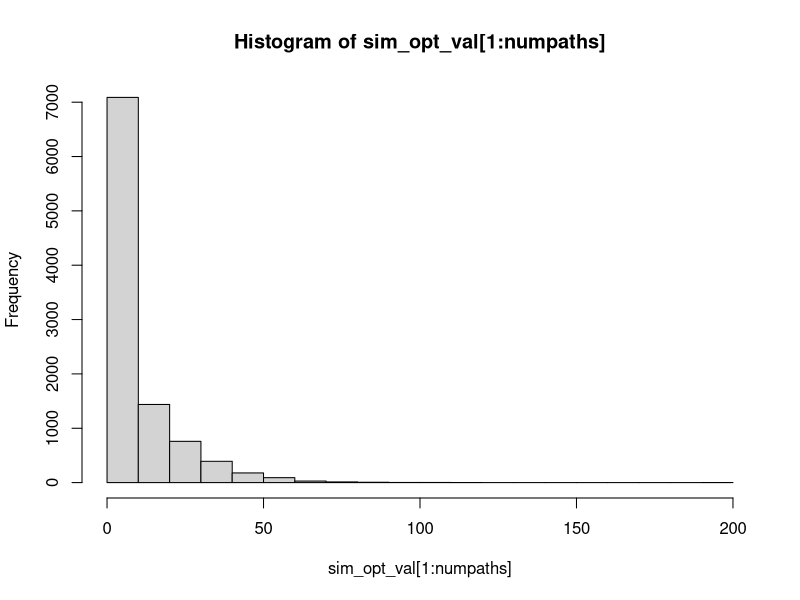
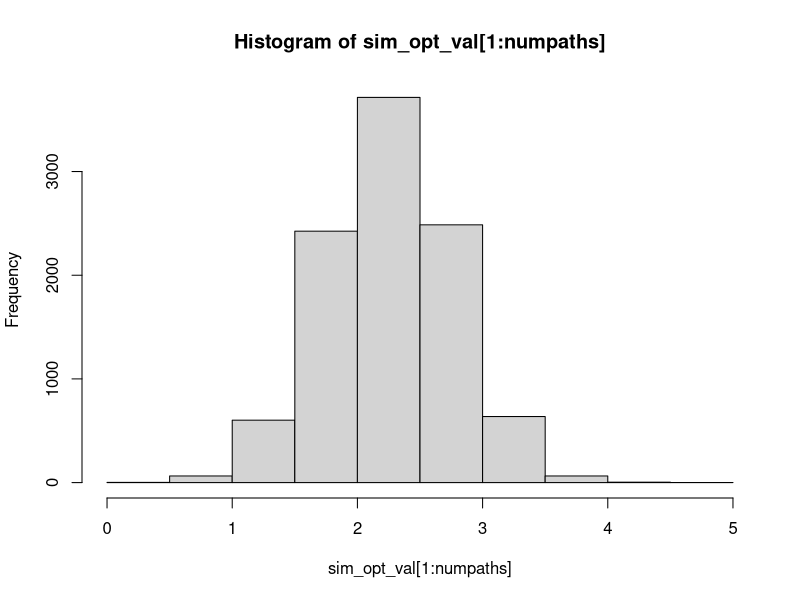

Here is the R script that generated these plots, in order:
## ---- chunk 1
#insert the functions which will be used later
#uniform
#norm
#b-s put
MYUNIFORM <- function(inputvar) {
  
  IM1<-2147483563
  IM2<-2147483399
  IA1<-40014
  IA2<-40692
  IQ1<-53668
  IQ2<-52774
  IR1<-12211
  IR2<-3791
  NTAB<-32
  EPS<-1.2e-7
  RNMX<-1.-EPS
  
  IMM1<-IM1-1
  NDIV<-as.integer(1+IMM1/NTAB)
  AM<-1.0/IM1
  idum<-inputvar[1]
  idum2<-123456789
  numran<-inputvar[2]
  ran2<-0
  iy<-0
  iv<-rep(0,NTAB)
  rand_uniform_c<-rep(0,numran)
  icount<-1
  for (icount in 1:numran) {
    if (idum <= 0) {
      idum<-max(-idum,1)
      idum2<-idum
      j<-NTAB+8
      while (j > 0) {
        k=as.integer(idum/IQ1)
        idum<-IA1*(idum-k*IQ1)-k*IR1
        if (idum < 0) {idum=idum+IM1}
        if (j <= NTAB) {iv[j]<-idum}
        j<-j-1
      }
      iy<-iv[1]
    }
    k<-as.integer(idum/IQ1)
    idum<-IA1*(idum-k*IQ1)-k*IR1
    if(idum < 0) {idum=idum+IM1}
    k=as.integer(idum2/IQ2)
    idum2<-IA2*(idum2-k*IQ2)-k*IR2 
    if (idum2 < 0) {idum2<-idum2+IM2}
    j<-as.integer(iy/NDIV)+1
    iy<-iv[j]-idum2
    iv[j]<-idum
    if(iy < 1) {iy<-iy+IMM1}
    ran2<-min(AM*iy,RNMX)
    rand_uniform_c[icount]<-ran2
  }
  return(rand_uniform_c)
}


MYNORM <- function(seed,numran) {
  inputvar<-rep(0,2)
  inputvar[1]<-seed
  inputvar[2]<-numran
  
  rand_uniform_c<-MYUNIFORM(inputvar)
  a0<-2.50662823884
  a1<--18.61500062529
  a2<-41.39119773534
  a3<--25.44106049637
  b0<--8.47351093090
  b1<-23.08336743743
  b2<--21.06224101826
  b3<-3.13082909833
  c0<-0.3374754822726147
  c1<-0.9761690190917186
  c2<-0.1607979714918209
  c3<-0.0276438810333863
  c4<-0.0038405729373609
  c5<-0.0003951896511919
  c6<-0.0000321767881768
  c7<-0.0000002888167364
  c8<-0.0000003960315187
  
  
  inputvar<-c(seed,numran)
  rand_uniform_c<-MYUNIFORM(inputvar)
  #
  # Loop over set of uniform random numbers and transform
  #
  jcount<-1

  rand_norm_c<-rep(0,numran)
  while(jcount <= numran) {
    u<-rand_uniform_c[jcount]
    y<-u-0.5
    if(abs(y) < 0.42) {
      r<-y*y
      x<-y*(((a3*r+a2)*r+a1)*r+a0)/((((b3*r+b2)*r+b1)*r+b0)*r+1)
    } else {
      r<-u
      if(y>0){r<-1-u}
      r<-log(-log(r))
      x<-c0+r*(c1+r*(c2+r*(c3+r*(c4+r*(c5+r*(c6+r*(c7+r*c8)))))))
      if(y<0){x<--x}
    }
    #  cat("JCOUNT",jcount,"",u,"",x,"\n")
    rand_norm_c[jcount]<-x
    jcount=jcount+1
  }
  return(rand_norm_c)
}



MYBSPut<-function(S0,Strike,rf,T,Volatility){
  d1<-(log(S0/Strike)+(rf+0.5*Volatility^2)*T)/(Volatility*sqrt(T))
  d2<-d1-Volatility*sqrt(T)
  Nmd1<-pnorm(-d1,mean=0,sd=1)
  Nmd2<-pnorm(-d2,mean=0,sd=1)
  P<-Strike*exp(-rf*T)*Nmd2-S0*Nmd1
  return (P)
}
## ---- chunk 2
seed<--1000
numran<-1000000
rand_norm_c<-MYNORM(seed,numran)
#hist(rand_norm_c)
## ---- chunk 3
#
# Calculate European and American Put Values
#
S0<-100
Strike<-100
rf<-0.05
T=1/2
Volatility<-0.25
#
Put_BS<-MYBSPut(S0,Strike,rf,T,Volatility)
#
# Binomial Model
#
# Binomial parameters
#bi-weekly over 6 months,so the numsteps should be 6/0.5
numsteps<-12
DelT<-T/(numsteps-1)
uptick<-exp(+Volatility*sqrt(DelT))
dntick<-exp(-Volatility*sqrt(DelT))
FVFactor<-exp(rf*DelT)
probup<-(FVFactor-dntick)/(uptick-dntick)
probdn<-1-probup
SMat<-matrix(rep(0),nrow=numsteps,ncol=numsteps)
EMat<-matrix(rep(0),nrow=numsteps,ncol=numsteps)
AMat<-matrix(rep(0),nrow=numsteps,ncol=numsteps)
for (i in 1:numsteps) {
  for (j in 1:i) {
    SMat[j,i]<-S0*uptick^(i-j)*dntick^(j-1) 
}}
#SMat[1:6,1:6]

i<-numsteps
for (j in 1:i) {
  EMat[j,numsteps]<-max(Strike-SMat[j,numsteps],0)
  AMat[j,numsteps]<-max(Strike-SMat[j,numsteps],0)
}
i<-i-1
while (i > 0) {
  for (j in 1:i) {
    EMat[j,i] <- (1/FVFactor)*(probup*EMat[j,i+1] + probdn*EMat[j+1,i+1])
    AMat[j,i] <- (1/FVFactor)*(probup*AMat[j,i+1] + probdn*AMat[j+1,i+1])
    AMat[j,i] <- max(AMat[j,i],Strike-SMat[j,i])
    }
    i<-i-1
}
#SMat[,numsteps]
EMat[1,1]
AMat[1,1]
Put_BS

## ---- chunk 4
barrier<-matrix(rep(0),ncol=2,nrow=5)
barrier[1,1]<-0.90*Strike
barrier[2,1]<-0.88*Strike
barrier[3,1]<-0.86*Strike
barrier[4,1]<-0.84*Strike
barrier[5,1]<-0.82*Strike
lcount<-1
for(bcount in 1:5){
  lcount<-1
  numpaths<-10000 
  ST_Vals<-rep(0,numpaths)
  Put_Vals<-rep(0,numpaths)
  numsteps<-12
  DelT<-T/numsteps
  jcount<-1
  while(jcount<=numpaths){
    ST<-S0
    icount<-1
    flag<-0
      while(icount<=numsteps){
        ST<-ST*(exp((rf-0.5*(Volatility^2))*DelT+Volatility*sqrt(DelT)*rand_norm_c[lcount]))
        #cat("ST is ",ST,"and barrier is",barrier[bcount,1],"\n")
        if(ST< barrier[bcount,1]){ 
          ST_Vals[jcount]<-ST
          Put_Vals[jcount]<-exp(-rf*icount*DelT)*max(Strike-ST_Vals[jcount],0)
          icount<-numsteps+1
          flag<-1
        }
        icount<-icount+1
        lcount<-lcount+1
      }
    if(flag==0){
      ST_Vals[jcount]<-ST
      Put_Vals[jcount]<-exp(-rf*T)*max(Strike-ST_Vals[jcount],0)
    }
    jcount<-jcount+1
  }
  cat(mean(Put_Vals),"\n")
  barrier[bcount,2]<-mean(Put_Vals)
  barrier
}
## ---- chunk 5
# We should choose the flat barrier of 0.88*strike,the correspnding Put price is 5.945663, and the price from binomial model is 6.169597
## ---- chunk 6
#Question 2 

numpaths<-10000
Maturity<-5
numrands<-numpaths*Maturity
intrates<-rep(0,Maturity)
forrates<-rep(0,Maturity)
r1<-0.01
r2<-0.02
r3<-0.025
r4<-0.03
r5<-0.0325
#assumption:term structure is flat
r1<-0.05
r2<-0.05
r3<-0.05
r4<-0.05
r5<-0.05
intrates[1]<-r1
intrates[2]<-r2
intrates[3]<-r3
intrates[4]<-r4
intrates[5]<-r5
f1<-r1
f2<-r2*2-r1*1
f3<-r3*3-r2*2
f4<-r4*4-r3*3
f5<-r5*5-r4*4
forrates[1]<-f1
forrates[2]<-f2
forrates[3]<-f3
forrates[4]<-f4
forrates[5]<-f5
intrates[1:5]
forrates[1:5]

## ---- chunk 7
# Simulate interest rates
#numrands<-numpaths*Maturity
sim_r<-matrix(rep(0),nrow=Maturity, ncol=numpaths)
sim_bond<-matrix(rep(0),nrow=Maturity+1, ncol=numpaths)
jcount<-1
kcount<-1
ncount<-1
DeltaT<-1
rshort<-r1
Volatility<-0.05
for (kcount in 1:numpaths) {
  rshort<-r1
  sim_r[1,kcount]<-rshort
  for(jcount in 2:5){
    rshort<-rshort+(forrates[jcount]-forrates[jcount-1])+(0.5*Volatility^2)*DeltaT+Volatility*sqrt(DeltaT)*rand_norm_c[ncount]
    ncount<-ncount+1
    sim_r[jcount,kcount]<-rshort
    }
  }
sim1<-mean(sim_r[1,1:numpaths])
sim2<-mean(sim_r[2,1:numpaths])
sim3<-mean(sim_r[3,1:numpaths])
sim4<-mean(sim_r[4,1:numpaths])
sim5<-mean(sim_r[5,1:numpaths])
print("Below is the evolution of the expected short rate over 5 years")
sim1
sim2
sim3
sim4
sim5
#
# Bond Prices
# 5-year, 6% Coupon
# 
FaceVal<-100
CouponRate<-0.06
#
# 
#
Coupon<-CouponRate*FaceVal
for (jcount in 1:numpaths){
  sim_bond[Maturity+1,jcount]<-FaceVal
  for (kcount in 1:Maturity) {
    kcount1<-Maturity-kcount+1
    kcount2<-kcount1+1
    sim_bond[kcount1,jcount]<-(sim_bond[kcount2,jcount]+Coupon)*exp(-sim_r[kcount1,jcount]*DeltaT)
  }
}
sim_bond1<-mean(sim_bond[1,1:numpaths])
sim_bond2<-mean(sim_bond[2,1:numpaths])
sim_bond3<-mean(sim_bond[3,1:numpaths])
sim_bond4<-mean(sim_bond[4,1:numpaths])
sim_bond5<-mean(sim_bond[5,1:numpaths])
sim_bond6<-mean(sim_bond[6,1:numpaths])
print("Below is the expected bond price over 5 years, starting with now, t=0")
sim_bond1 
sim_bond2
sim_bond3
sim_bond4
sim_bond5
sim_bond6
## ---- chunk 8
#
# Option Pricing
#
K<-100
OptT<-3
sim_opt_val<-rep(0,numpaths)
for (jcount in 1:numpaths){
  sim_opt_payoff<-max(0,sim_bond[OptT+1,jcount]-K)
  for (kcount in 1:OptT) {
    sim_opt_payoff<-sim_opt_payoff*exp(-sim_r[kcount,jcount]*DeltaT)
  }
  sim_opt_val[jcount]<-sim_opt_payoff
}
#
hist(sim_opt_val[1:numpaths])
print("Option Value")
mean(sim_opt_val[1:numpaths])
## ---- chunk 9
# part 2 Vasicek
# Simulate interest rates
#numrands<-numpaths*Maturity
sim_r<-matrix(rep(0),nrow=Maturity, ncol=numpaths)
sim_bond<-matrix(rep(0),nrow=Maturity+1, ncol=numpaths)
jcount<-1
kcount<-1
ncount<-1
DeltaT<-1
rshort<-r1
Volatility<-0.05
alpha<-0.39
for (kcount in 1:numpaths) {
  rshort<-r1
  sim_r[1,kcount]<-rshort
  for(jcount in 2:5){
    rshort<-exp(-alpha*DeltaT)*rshort+alpha*(forrates[jcount]-forrates[jcount-1])+alpha*exp(-alpha*DeltaT)*rshort+((Volatility^2)/alpha)*(exp(-alpha*DeltaT)-exp(-2*alpha*DeltaT))+((0.5*Volatility^2)/alpha)*(1-exp(-2*alpha*DeltaT))*rand_norm_c[ncount]
    ncount<-ncount+1
    sim_r[jcount,kcount]<-rshort
    }
  }
sim1<-mean(sim_r[1,1:numpaths])
sim2<-mean(sim_r[2,1:numpaths])
sim3<-mean(sim_r[3,1:numpaths])
sim4<-mean(sim_r[4,1:numpaths])
sim5<-mean(sim_r[5,1:numpaths])
print("Below is the evolution of the expected short rate over 5 years")
sim1
sim2
sim3
sim4
sim5
#
# Bond Prices
# 5-year, 5.13% Coupon
# 
FaceVal<-100
CouponRate<-0.06
#
# 
#
Coupon<-CouponRate*FaceVal
for (jcount in 1:numpaths){
  sim_bond[Maturity+1,jcount]<-FaceVal
  for (kcount in 1:Maturity) {
    kcount1<-Maturity-kcount+1
    kcount2<-kcount1+1
    sim_bond[kcount1,jcount]<-(sim_bond[kcount2,jcount]+Coupon)*exp(-sim_r[kcount1,jcount]*DeltaT)
  }
}
sim_bond1<-mean(sim_bond[1,1:numpaths])
sim_bond2<-mean(sim_bond[2,1:numpaths])
sim_bond3<-mean(sim_bond[3,1:numpaths])
sim_bond4<-mean(sim_bond[4,1:numpaths])
sim_bond5<-mean(sim_bond[5,1:numpaths])
sim_bond6<-mean(sim_bond[6,1:numpaths])
print("Below is the expected bond price over 5 years, starting with now, t=0")
sim_bond1 
sim_bond2
sim_bond3
sim_bond4
sim_bond5
sim_bond6
## ---- chunk 10
#
# Option Pricing
#
K<-100
OptT<-3
sim_opt_val<-rep(0,numpaths)
for (jcount in 1:numpaths){
  sim_opt_payoff<-max(0,sim_bond[OptT+1,jcount]-K)
  for (kcount in 1:OptT) {
    sim_opt_payoff<-sim_opt_payoff*exp(-sim_r[kcount,jcount]*DeltaT)
  }
  sim_opt_val[jcount]<-sim_opt_payoff
}
#
hist(sim_opt_val[1:numpaths])
print("Option Value")
mean(sim_opt_val[1:numpaths])
